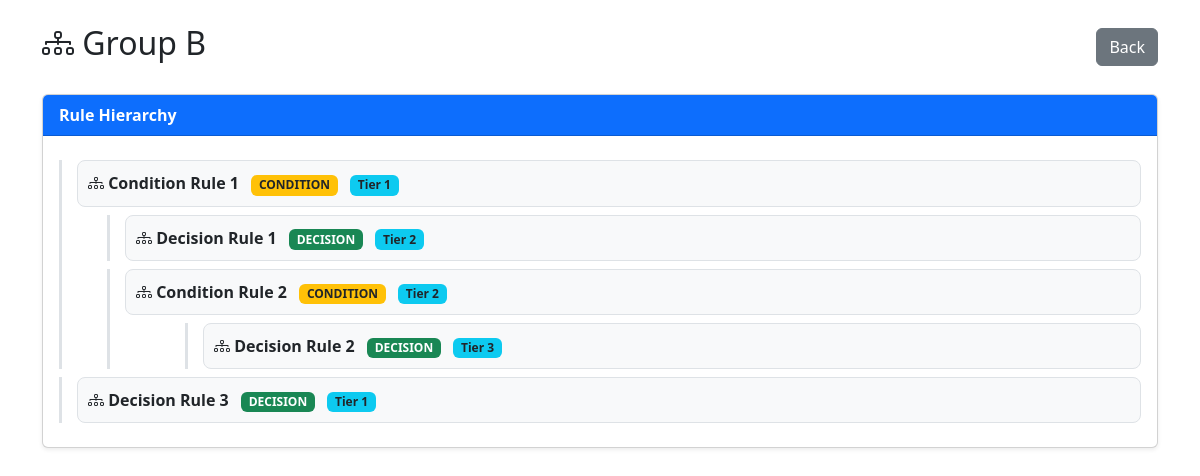
/index.php?action=view&id=2, run on the app's committed database.
### tables this page shows
CREATE TABLE rule_groups (
    id INT AUTO_INCREMENT PRIMARY KEY,
    group_name VARCHAR(100) NOT NULL UNIQUE,
    created_at TIMESTAMP DEFAULT CURRENT_TIMESTAMP
);

CREATE TABLE group_rule_assignments (
    id INT AUTO_INCREMENT PRIMARY KEY,

    group_id INT NOT NULL,
    rule_id INT NOT NULL,

    parent_assignment_id INT NULL,

    tier TINYINT NOT NULL,

    sort_order INT NOT NULL DEFAULT 1,

    created_at TIMESTAMP DEFAULT CURRENT_TIMESTAMP,

    CONSTRAINT fk_assignment_group
        FOREIGN KEY (group_id)
        REFERENCES rule_groups(id)
        ON DELETE CASCADE,

    CONSTRAINT fk_assignment_rule
        FOREIGN KEY (rule_id)
        REFERENCES rules(id)
        ON DELETE CASCADE,

    CONSTRAINT fk_assignment_parent
        FOREIGN KEY (parent_assignment_id)
        REFERENCES group_rule_assignments(id)
        ON DELETE CASCADE
);

CREATE TABLE rules (
    id INT AUTO_INCREMENT PRIMARY KEY,
    rule_name VARCHAR(100) NOT NULL,
    rule_type ENUM('CONDITION', 'DECISION') NOT NULL,
    created_at TIMESTAMP DEFAULT CURRENT_TIMESTAMP
);

### app/Controllers/GroupController.php (called while the page is built, shortened)
<?php
require_once __DIR__ . '/../Repositories/GroupRepository.php';
require_once __DIR__ . '/../Repositories/AssignmentRepository.php';
class GroupController
{
    private GroupRepository $groupRepo;
    private AssignmentRepository $assignmentRepo;
    public function __construct(
        ?GroupRepository $groupRepo = null,
        ?RuleRepository $ruleRepo = null,
        ?AssignmentRepository $assignmentRepo = null,
        ?RuleAssignmentService $assignmentService = null,
        ?GroupService $groupService = null
    )
    {
        $this->groupRepo = $groupRepo ?? new GroupRepository();
        $this->assignmentRepo = $assignmentRepo ?? new AssignmentRepository();
    }
    public function view(int $groupId): void
    {
        $group =
            $this->groupRepo
                 ->findById($groupId);
        $rows =
            $this->assignmentRepo
                ->getByGroup($groupId);
        require __DIR__ . '/../Views/group-view.php';
    }
}

### app/Config/Database.php (called while the page is built)
<?php
class Database
{
    private static ?PDO $connection = null;
    public static function getConnection(): PDO
    {
        if (self::$connection === null) {
            self::$connection = new PDO(
                'mysql:host=localhost;dbname=rule_assignment_system;charset=utf8mb4',
                'root',
                '',
                [
                    PDO::ATTR_ERRMODE => PDO::ERRMODE_EXCEPTION,
                    PDO::ATTR_DEFAULT_FETCH_MODE => PDO::FETCH_ASSOC,
                ]
            );
        }
        return self::$connection;
    }
}

### app/Repositories/GroupRepository.php (called while the page is built, shortened)
<?php
class GroupRepository
{
    private PDO $db;
    public function __construct()
    {
        $this->db = Database::getConnection();
    }
    public function findById(int $id): ?array
    {
        $stmt = $this->db->prepare(
            "SELECT * FROM rule_groups WHERE id = ?"
        );
        $stmt->execute([$id]);
        return $stmt->fetch();
    }
}

### app/Repositories/AssignmentRepository.php (called while the page is built, shortened)
<?php
require_once __DIR__ . '/../Config/Database.php';
class AssignmentRepository
{
    private PDO $db;
    public function __construct()
    {
        $this->db = Database::getConnection();
    }
    public function getByGroup(int $groupId): array
    {
        $sql = "
            SELECT
                a.*,
                r.rule_name,
                r.rule_type
            FROM group_rule_assignments a
            INNER JOIN rules r
                ON r.id = a.rule_id
            WHERE a.group_id = ?
            ORDER BY a.id ASC
        ";
        $stmt = $this->db->prepare($sql);
        $stmt->execute([$groupId]);
        return $stmt->fetchAll();
    }
}

### app/Views/group-view.php (the view, shortened to what this page needs)
<!DOCTYPE html>
<html>
<head>
    <link href="https://cdn.jsdelivr.net/npm/bootstrap@5.3.3/dist/css/bootstrap.min.css"
          rel="stylesheet">
    <link rel="stylesheet"
          href="https://cdn.jsdelivr.net/npm/bootstrap-icons@1.11.3/font/bootstrap-icons.css">
</head>
<body>
<div class="container mt-4">
    <div class="d-flex justify-content-between align-items-center mb-4">
        <h2>
            <i class="bi bi-diagram-3"></i>
            <?= $group['group_name'] ?>
        </h2>
        <a href="index.php" class="btn btn-secondary">
            Back
        </a>
    </div>
    <div class="card shadow-sm">
        <div class="card-header bg-primary text-white">
            <strong>
                Rule Hierarchy
            </strong>
        </div>
        <div class="card-body">
            <?php
            function renderTree(
                array $nodes,
                int $level = 0
            )
            {
                foreach ($nodes as $node) {
                    ?>
                    <div class="tree-node" style="margin-left: <?= $level * 30 ?>px;" >
                        <div class="rule-card">
                            <i class="bi bi-diagram-3"></i>
                            <strong>
                                <?= htmlspecialchars(
                                    $node['rule_name']
                                ) ?>
                            </strong>
                            <?php  if (  $node['rule_type'] === 'CONDITION' ): ?>
                                <span class="badge bg-warning text-dark ms-2" >
                                    CONDITION
                                </span>
                            <?php else: ?>
                                <span  class="badge bg-success ms-2">
                                    DECISION
                                </span>
                            <?php endif; ?>
                            <span class="badge bg-info text-dark ms-2">
                                Tier <?= $node['tier'] ?>
                            </span>
                        </div>
                        <?php
                        if (  !empty( $node['children'] ))
                        {
                            renderTree(
                                $node['children'],
                                $level + 1
                            );
                        }
                        ?>
                    </div>
                    <?php
                }
            }
            renderTree($assignments);
            ?>
        </div>
    </div>
</div>
</body>
</html>

### public/index.php (shortened to what this page needs)
<?php
require_once '../app/Controllers/GroupController.php';
$controller = new GroupController();
$action =
    $_GET['action'] ?? 'index';
switch ($action) {
    case 'view':
        $controller->view(
            (int)$_GET['id']
        );
        break;
}

### app/Views/group-view.php (style rules this page uses)
.tree-node { border-left: 3px solid #dee2e6; padding-left: 15px; margin-top: 8px; margin-bottom: 8px; }
.rule-card { padding: 10px; border-radius: 8px; background: #f8f9fa; border: 1px solid #dee2e6; }

### data on the page
rule_groups: group_name "Group B"
group_rule_assignments: rule.rule_name "Condition Rule 1", shows "CONDITION", tier "1"
group_rule_assignments: rule.rule_name "Decision Rule 1", shows "DECISION", tier "2"
group_rule_assignments: rule.rule_name "Condition Rule 2", shows "CONDITION", tier "2"
group_rule_assignments: rule.rule_name "Decision Rule 2", shows "DECISION", tier "3"
group_rule_assignments: rule.rule_name "Decision Rule 3", shows "DECISION", tier "1"
